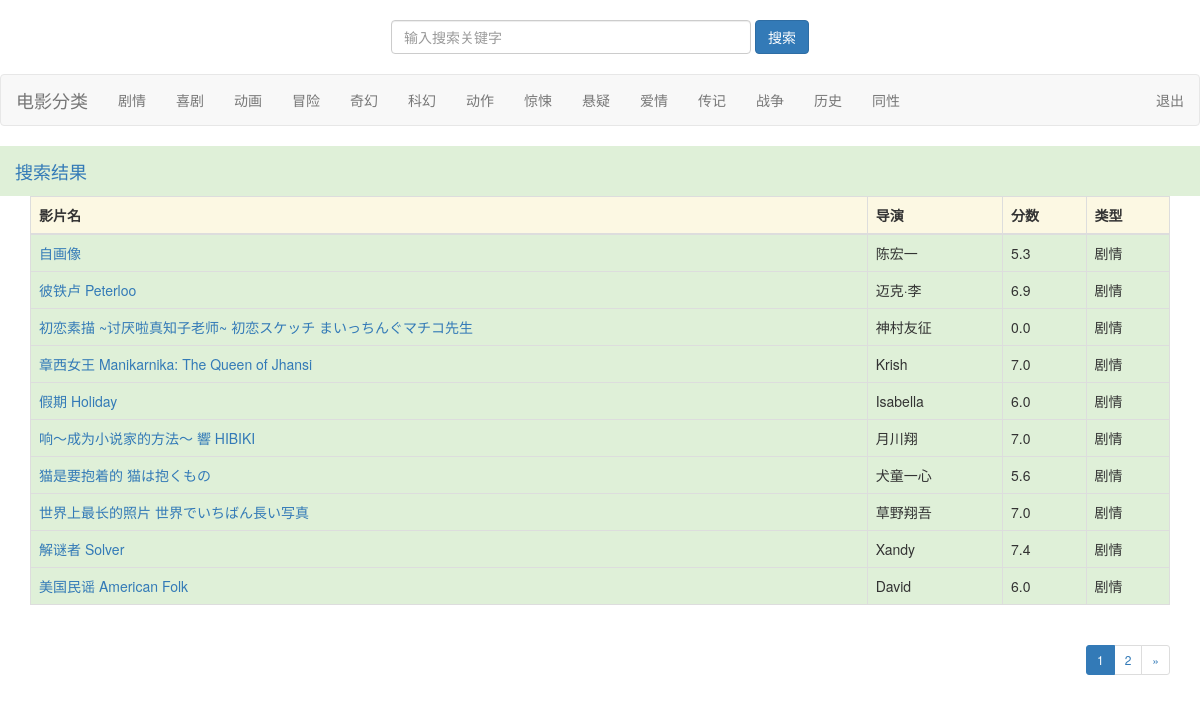
The page /type/剧情/ on the database its author committed.
### core/models.py (models this page shows, shortened)
class Movie(models.Model):
    director = models.CharField(max_length=100, verbose_name='导演')
    score = models.CharField(max_length=100, verbose_name='评分')
    name = models.CharField(max_length=100, verbose_name='名称')
    movietype = models.CharField(max_length=100, verbose_name='类型')
    img = models.CharField(max_length=500, verbose_name='图片', default='')
    class Meta(object):
        verbose_name = verbose_name_plural = '电影表'

### core/views.py (the view)
# urls.py: path('type/<str:movietype>/', core_views.movietype),
def movietype(request, movietype):
    ctx = {}
    movies = Movie.objects.filter(Q(movietype__contains=movietype))
    if movies:
        paginator = Paginator(movies, 10)
        page = request.GET.get('page')
        ctx['pager'] = pager = paginator.get_page(page)
        ctx['movies'] = movies[pager.start_index()-1:pager.end_index()]
    return render(request, 'search_result.html', ctx)

### core/templates/search_result.html (shortened to what this page needs)
<!DOCTYPE html>
<html>
<head>
    <link href="https://cdn.bootcss.com/bootstrap/3.3.7/css/bootstrap.min.css" rel="stylesheet">
</head>
<body>
    <form class='form-inline text-center' style="margin-top: 20px;" method="post" action="/search/">
        <input type="text" placeholder="输入搜索关键字" name='q' class="form-control" style="width:30%;">
        <button type="submit" class="btn btn-primary">搜索</button>
    </form>
    <br>
    <nav class="navbar navbar-default">
        <div class="navbar-header">
                <a href="/index/" class="navbar-brand">电影分类</a>
        </div>
        <div class="collapse navbar-collapse">
            <ul id="ulid" class="nav navbar-nav ">
                <li>
                    <a href="/type/剧情/">剧情</a>
                </li>
                <li >
                    <a href="/type/喜剧/">喜剧</a>
                </li>
                <li>
                    <a href="/type/动画/">动画</a>
                </li>
                <li >
                    <a href="/type/冒险/">冒险</a>
                </li>
                <li >
                    <a href="/type/奇幻/">奇幻</a>
                </li>
                <li >
                    <a href="/type/科幻/">科幻</a>
                </li>
                <li >
                    <a href="/type/动作/">动作</a>
                </li>
                <li >
                    <a href="/type/惊悚/">惊悚</a>
                </li>
                <li >
                    <a href="/type/悬疑/">悬疑</a>
                </li>
                <li >
                    <a href="/type/爱情/">爱情</a>
                </li>
                <li >
                    <a href="/type/传记/">传记</a>
                </li>
                <li >
                    <a href="/type/战争/">战争</a>
                </li>
                <li >
                    <a href="/type/历史/">历史</a>
                </li>
                <li >
                    <a href="/type/同性/">同性</a>
                </li>
            </ul>
            <ul class="nav navbar-nav navbar-right">
                <li>
                    <a href="/profile/{{ request.session.user_id }}/">{{ request.session.name }}</a>
                </li>
                <li>
                    <a href="/user/logout/">退出</a>
                </li>
            </ul>
        </div>
    </nav>
    <nav class="nav bg-success">
        <div  class="navbar-header">
            <a class="navbar-brand">搜索结果</a>
        </div>
        <div class="collapse navbar-collapse ">
        </div>
    </nav>
<div class="container">
<table class="table table-bordered table-striped">
    <thead>
        <tr class="warning">
            <th>影片名</th>
            <th>导演</th>
            <th>分数</th>
            <th>类型</th>
        </tr>
    </thead>
    <tbody>
        {% for movie in movies %}
            <tr class="success">
                <td><a href="/movie/detail/{{movie.id}}/">{{ movie.name }}</a></td>
                <td>{{ movie.director }}</td>
                <td>{{ movie.score }}</td>
                <td>{{ movie.movietype }}</td>
            </tr>
        {% endfor %}
    </tbody>
</table>
    {% include 'page.html' %}
</div>
</body>
</html>

### core/templates/page.html (shortened to what this page needs)
{% if pager.paginator.num_pages > 1 %}
<div class="box-footer clearfix">
  <ul class="pagination pagination-sm no-margin pull-right">
    <li class="active"><a href="#">{{ pager.number }}</a></li>
    {% if pager.has_next %}
    <li><a href="?page={{pager.next_page_number}}">{{ pager.next_page_number }}</a></li>
    <li><a href="?page={{ pager.paginator.num_pages }}">»</a></li>
    {% endif %}
  </ul>
</div>
{% endif %}

### rows shown on the page
Movie: name "自画像", director "陈宏一", score "5.3", movietype "剧情"
Movie: name "彼铁卢 Peterloo", director "迈克·李", score "6.9", movietype "剧情"
Movie: name "初恋素描 ~讨厌啦真知子老师~ 初恋スケッチ まいっちんぐマチコ先生", director "神村友征", score "0.0", movietype "剧情"
Movie: name "章西女王 Manikarnika: The Queen of Jhansi", director "Krish", score "7.0", movietype "剧情"
Movie: name "假期 Holiday", director "Isabella", score "6.0", movietype "剧情"
Movie: name "响～成为小说家的方法～ 響 HIBIKI", director "月川翔", score "7.0", movietype "剧情"
Movie: name "猫是要抱着的 猫は抱くもの", director "犬童一心", score "5.6", movietype "剧情"
Movie: name "世界上最长的照片 世界でいちばん長い写真", director "草野翔吾", score "7.0", movietype "剧情"
Movie: name "解谜者 Solver", director "Xandy", score "7.4", movietype "剧情"
Movie: name "美国民谣 American Folk", director "David", score "6.0", movietype "剧情"

### other values the page prints
{{ pager.number }} "1"
{{ pager.next_page_number }} "2"
